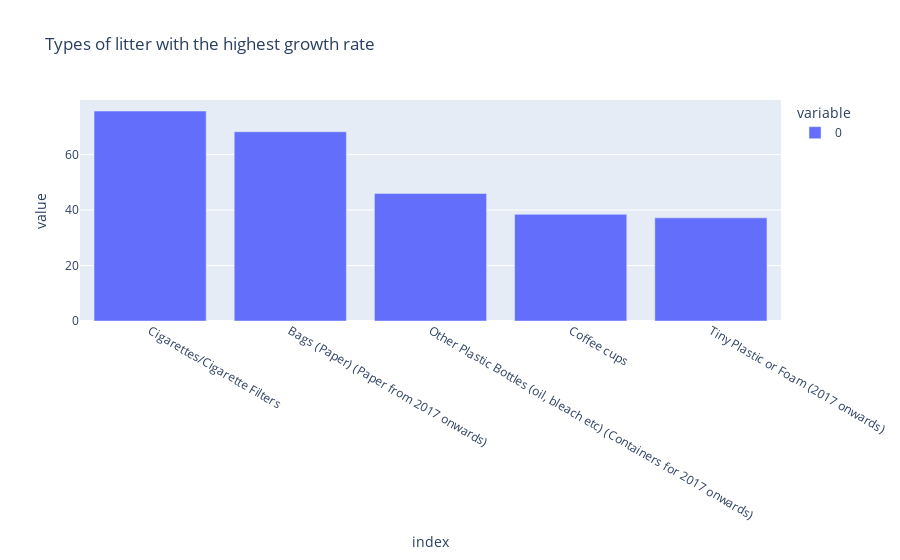

Source (notebook cell):
### Code cell
fig = pxb.bar(largest_diff, title="Types of litter with the highest growth rate")
fig.show()

### Figure 1 — Plotly figure (JSON) as saved in the notebook; plotly's stock layout.template omitted (floating-point values rounded to 4 significant figures)
{"data": [{"alignmentgroup": "True", "hovertemplate": "variable=0<br>index=%{x}<br>value=%{y}<extra></extra>", "legendgroup": "0", "marker": {"color": "#636efa"}, "name": "0", "offsetgroup": "0", "orientation": "v", "showlegend": true, "textposition": "auto", "type": "bar", "x": ["Cigarettes/Cigarette Filters", "Bags (Paper) (Paper from 2017 onwards)", "Other Plastic Bottles (oil, bleach etc) (Containers for 2017 onwards)", "Coffee cups", "Tiny Plastic or Foam (2017 onwards)"], "xaxis": "x", "y": [75.71, 68.25, 46.0, 38.45, 37.2], "yaxis": "y"}], "layout": {"barmode": "relative", "legend": {"title": {"text": "variable"}, "tracegroupgap": 0}, "title": {"text": "Types of litter with the highest growth rate"}, "xaxis": {"anchor": "y", "domain": [0, 1], "title": {"text": "index"}}, "yaxis": {"anchor": "x", "domain": [0, 1], "title": {"text": "value"}}}}
